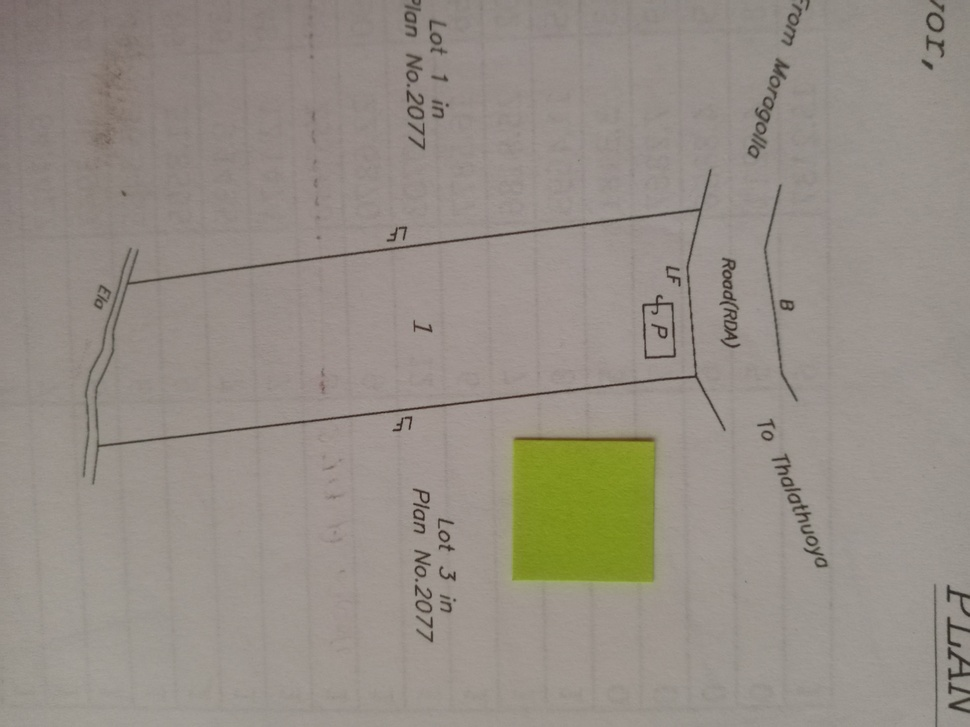
#> input picture images/plan (7).jpg, 970 x 727 px, shrunk from 4160 x 3120 before the run, found by its file name
$ python version4_0.py   (older library calls are emulated)
#> lines starting #> are read from the running program, lines starting #| are printed output that depends on the picture; after the words box and inside, x2 and y2 are one past the last pixel; in counts of white or black regions, pixels touching at a corner belong together; long printed decimals are rounded
import cv2
import numpy as np
import matplotlib.pyplot as plt
import random

# Function to calculate the distance between two points
def distance(pt1, pt2):
    return np.sqrt((pt1[0] - pt2[0])**2 + (pt1[1] - pt2[1])**2)

# First Code: Calculate the area of a single pixel
def calculate_pixel_area(image_path, real_width_mm):
    # Load the image
#> called with real_width_mm = 15
    image = cv2.imread(image_path)
#> image is the input picture: shape (727, 970, 3); mean B, G, R 133.6, 142.5, 149.7

    # Convert image to HSV color space for better color detection
    hsv_image = cv2.cvtColor(image, cv2.COLOR_BGR2HSV)
#> hsv_image: shape (727, 970, 3); mean H, S, V 13.5, 28.6, 150.2

    # Define the range for yellow to green color (HSV range)
    lower_yellow_green = np.array([30, 100, 100])  # Lower bound of yellow-green
    upper_yellow_green = np.array([90, 255, 255])  # Upper bound of yellow-green

    # Create a mask for the square based on color
    mask = cv2.inRange(hsv_image, lower_yellow_green, upper_yellow_green)
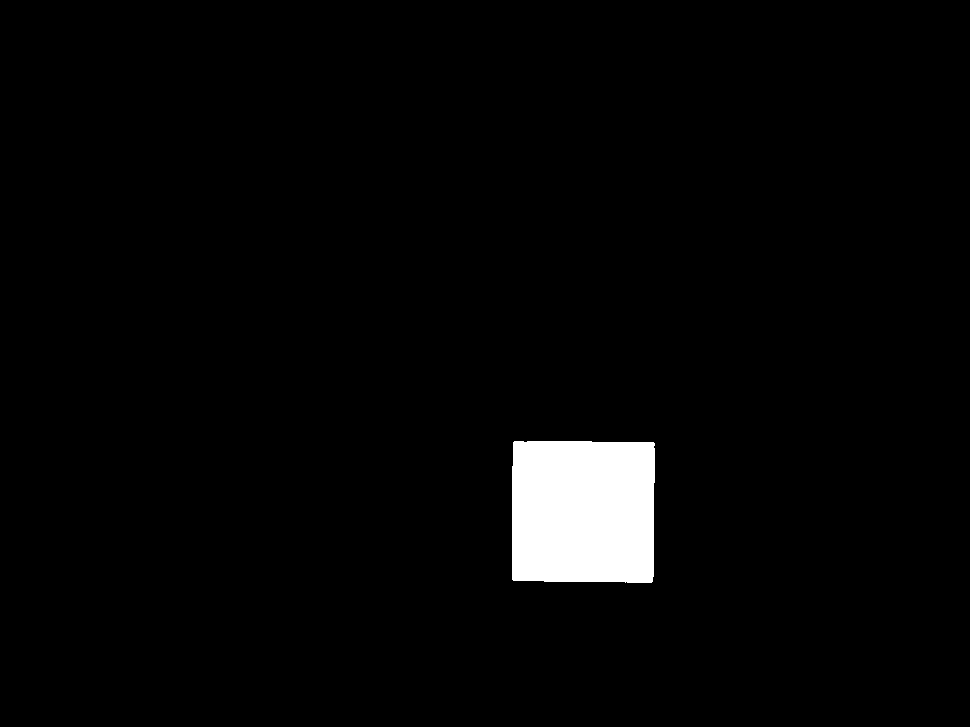
#> mask: shape (727, 970); 2.8% white; 1 white region

    # Find contours of the detected areas
    contours, _ = cv2.findContours(mask, cv2.RETR_TREE, cv2.CHAIN_APPROX_SIMPLE)
#> contours = 1 contour; box (x1, y1, x2, y2) and area: (512, 441, 655, 583) 19678

    for contour in contours:
        approx = cv2.approxPolyDP(contour, 0.02 * cv2.arcLength(contour, True), True)

        if len(approx) == 4:  # Assume a square has 4 sides
            pts = approx.reshape(4, 2)
            side_lengths = [distance(pts[i], pts[(i+1)%4]) for i in range(4)]

            width_pixels = side_lengths[0]
            height_pixels = side_lengths[1]
            pixel_size_mm = real_width_mm / width_pixels  # Size of one pixel in mm

            # Calculate the area of a pixel in square mm
            pixel_area_mm2 = pixel_size_mm ** 2
            pixel_area_um2 = pixel_area_mm2 * 1e6  # Convert to μm²

            return pixel_area_mm2, pixel_area_um2
#> this loop made 1 pass
#> (pts, side_lengths, width_pixels, height_pixels, pixel_size_mm, pixel_area_mm2, pixel_area_um2) on pass 1: ([[514, 441], [512, 579], [651, 582], [654, 443]], [138, 139, 139, 140], 138, 139, 0.109, 0.0118, 11812.3)

# Second Code: Calculate the number of white pixels and total area
def calculate_total_land_area(image_path, pixel_area_mm2):
    # Read the image
    image = cv2.imread(image_path)

    if image is None:
        raise ValueError("Image not found. Check the path and try again.")

    # Convert the image to grayscale
    gray_image = cv2.cvtColor(image, cv2.COLOR_BGR2GRAY)

    # Apply Gaussian blur to reduce noise
    blurred_image = cv2.GaussianBlur(gray_image, (5, 5), 0)

    # Calculate the gradients using the Sobel operator
    grad_x = cv2.Sobel(blurred_image, cv2.CV_64F, 1, 0, ksize=3)
    grad_y = cv2.Sobel(blurred_image, cv2.CV_64F, 0, 1, ksize=3)

    # Compute the magnitude of gradients
    gradient_magnitude = np.sqrt(grad_x**2 + grad_y**2)

    # Normalize the magnitude to the range [0, 255]
    gradient_magnitude = np.uint8(gradient_magnitude)

    # Perform thresholding to obtain binary edges
    _, binary_edges = cv2.threshold(gradient_magnitude, 50, 255, cv2.THRESH_BINARY)

    # Find contours in the edge-detected image
    contours, _ = cv2.findContours(binary_edges.copy(), cv2.RETR_EXTERNAL, cv2.CHAIN_APPROX_SIMPLE)

    # Select the largest contour (assuming it's the land boundary)
    largest_contour = max(contours, key=cv2.contourArea)

    # Create a blank image to draw the contour on
    contour_image = np.zeros_like(gray_image)

    # Draw the land boundary contour on the blank image
    cv2.drawContours(contour_image, [largest_contour], -1, (255), 2)

    # Compute centroid of the contour
    moments = cv2.moments(largest_contour)
    centroid_x = int(moments['m10'] / moments['m00'])
    centroid_y = int(moments['m01'] / moments['m00'])

    # Create a mask for flood fill
    flood_fill_mask = np.zeros((contour_image.shape[0] + 2, contour_image.shape[1] + 2), dtype=np.uint8)

    # Perform a flood fill starting from the centroid to obtain the filled shape
    cv2.floodFill(contour_image, flood_fill_mask, (centroid_x, centroid_y), 255)

    # Morphological opening to clean the filled shape
    kernel = cv2.getStructuringElement(cv2.MORPH_RECT, (35, 35))
    cleaned_shape = cv2.morphologyEx(contour_image, cv2.MORPH_OPEN, kernel)

    # Calculate the number of white pixels (representing the land area)
    num_white_pixels = np.sum(cleaned_shape == 255)
    print('Number of white pixels:', num_white_pixels)

    # Calculate the total land area in mm²
    total_land_area_mm2 = num_white_pixels * pixel_area_mm2
    print('Total land area in square mm:', total_land_area_mm2)

    # Divide the land area into portions based on user input
    num_portions = int(input("To how many portions should the land get divided: "))
    pixels_per_portion = num_white_pixels // num_portions
    print('Number of pixels per portion:', pixels_per_portion)

    # Function to generate random colors
    def generate_random_color():
        return (random.randint(0, 255), random.randint(0, 255), random.randint(0, 255))

    # Generate colors for each portion
    portion_colors = [generate_random_color() for _ in range(num_portions)]

    # Create a copy of the original image to draw the divided land
    divided_image = np.zeros_like(image)

    # Color the land portions
    current_portion = 0
    colored_pixels_count = 0

    for y in range(cleaned_shape.shape[0]):
        for x in range(cleaned_shape.shape[1]):
            if cleaned_shape[y, x] == 255:
                divided_image[y, x] = portion_colors[current_portion]
                colored_pixels_count += 1

                if colored_pixels_count == pixels_per_portion:
                    current_portion += 1
                    colored_pixels_count = 0

                if current_portion == num_portions:
                    break
        if current_portion == num_portions:
            break

    # Find contours for each portion and draw the borders
    portion_borders = np.zeros_like(gray_image)

    for portion_color in portion_colors:
        mask = cv2.inRange(divided_image, portion_color, portion_color)
        contours, _ = cv2.findContours(mask, cv2.RETR_EXTERNAL, cv2.CHAIN_APPROX_SIMPLE)
        cv2.drawContours(portion_borders, contours, -1, 255, 2)

    # Overlay contours and borders on the original image
    original_with_contours = image.copy()
    for portion_color in portion_colors:
        mask = cv2.inRange(divided_image, portion_color, portion_color)
        contours, _ = cv2.findContours(mask, cv2.RETR_EXTERNAL, cv2.CHAIN_APPROX_SIMPLE)
        original_image_divided = cv2.drawContours(original_with_contours, contours, -1, (255, 0, 0), 2)

    # Display the original image, land boundary contour, cleaned shape, divided image, and borders
    plt.figure(figsize=(15, 10))

    plt.subplot(2, 3, 1)
    plt.imshow(image, cmap='gray')
    plt.title('Original Image')
    plt.axis('off')

    plt.subplot(2, 3, 2)
    plt.imshow(contour_image, cmap='gray')
    plt.title('Land Boundary Contour (Sobel)')
    plt.axis('off')

    plt.subplot(2, 3, 3)
    plt.imshow(cleaned_shape, cmap='gray')
    plt.title('Cleaned Shape')
    plt.axis('off')

    plt.subplot(2, 3, 4)
    plt.imshow(divided_image, cmap='gray')
    plt.title('Divided Land Image')
    plt.axis('off')

    plt.subplot(2, 3, 5)
    plt.imshow(original_with_contours, cmap='gray')
    plt.title('Original Image with Borders')
    plt.axis('off')

    plt.show()

# Paths to images and real-world width
image_path = 'D:/UOP/3rd year/Sem 5/CSC3141 - Image Processing Laboratory/SurveyPlanProject/images/plan (7).jpg'
real_width_mm = 15  # Real-world width in mm

# 1. Calculate the pixel area
pixel_area_mm2, pixel_area_um2 = calculate_pixel_area(image_path, real_width_mm)
#> pixel_area_mm2 = 0.0118; pixel_area_um2 = 11812.3

print(f"Pixel area: {pixel_area_mm2:.6f} mm²")
#| Pixel area: 0.01181 mm²
print(f"Pixel area: {pixel_area_um2:.2f} μm²")
#| Pixel area: 11812.26 μm²

# 2. Calculate the total land area using the number of white pixels
calculate_total_land_area(image_path, pixel_area_mm2)
#> in calculate_total_land_area, `grad_y = cv2.Sobel(blurred_image, cv2.CV_64F, 0, 1, ksize=3)`:
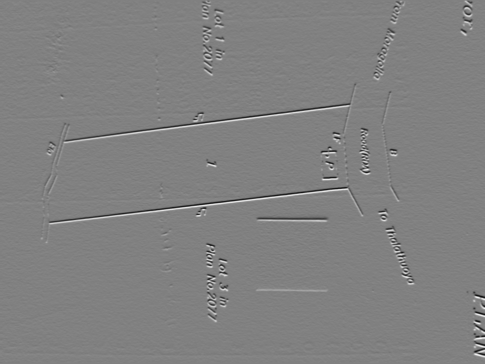
#> grad_y: shape (727, 970) float64 (shown at 1/2 size); min -230, max 225, mean 0.2; drawn with min black and max white
#> in calculate_total_land_area, `contours, _ = cv2.findContours(binary_edges.copy(), cv2.RETR_EXTERNAL,..`: contours = 49 contours, 15 with area under 20; largest, box (x1, y1, x2, y2) and area: (90, 167, 728, 486) 100405, (770, 452, 830, 570) 1748, (746, 56, 791, 160) 1487, (945, 615, 970, 715) 1372, (718, 256, 742, 350) 1352
#> in calculate_total_land_area, `largest_contour = max(contours, key=cv2.contourArea)`: largest_contour = contour of 609 points, box (x1, y1, x2, y2) (90, 167, 728, 486), area 100405
#> in calculate_total_land_area, `moments = cv2.moments(largest_contour)`: moments = moments, m00 100405, centre m10/m00, m01/m00 = (402.4, 329.3)
#> in calculate_total_land_area, `centroid_x = int(moments['m10'] / moments['m00'])`: centroid_x = 402
#> in calculate_total_land_area, `centroid_y = int(moments['m01'] / moments['m00'])`: centroid_y = 329
#> in calculate_total_land_area, `cleaned_shape = cv2.morphologyEx(contour_image, cv2.MORPH_OPEN, kernel)`:
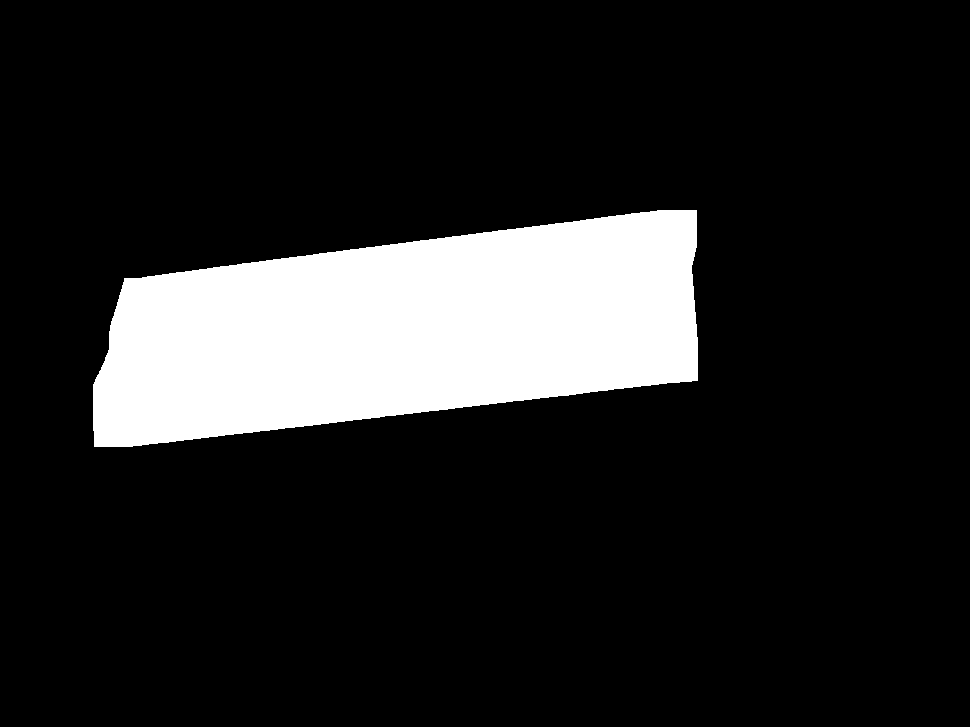
#> cleaned_shape: shape (727, 970); 14.4% white; 1 white region, box (x1, y1, x2, y2) and area: (93, 210, 698, 447) 101544
#> in calculate_total_land_area, `num_white_pixels = np.sum(cleaned_shape == 255)`: num_white_pixels = 101544
#| Number of white pixels: 101544
#> in calculate_total_land_area, `total_land_area_mm2 = num_white_pixels * pixel_area_mm2`: total_land_area_mm2 = 1199.5
#| Total land area in square mm: 1199.465
#> the answer given: 3
#> in calculate_total_land_area, `pixels_per_portion = num_white_pixels // num_portions`: pixels_per_portion = 33848
#| Number of pixels per portion: 33848
#> in calculate_total_land_area, `portion_colors = [generate_random_color() for _ in range(num_portions)]`: portion_colors = [(197, 215, 20), (132, 248, 207), (155, 244, 183)]
#> after the loop in calculate_total_land_area, `for y in range(cleaned_shape.shape[0]):`:
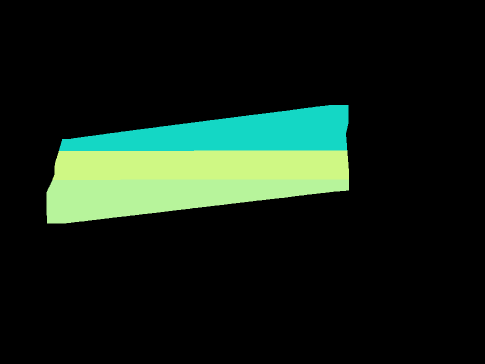
#> divided_image: shape (727, 970, 3) (shown at 1/2 size); mean of channels 0, 1, 2 23.2, 33.9, 19.7; drawn as B, G, R
#> after the loop in calculate_total_land_area, `for y in range(cleaned_shape.shape[0]):`: colored_pixels_count = 0; current_portion = 3
#> the loop in calculate_total_land_area, `for portion_color in portion_colors:` made 3 passes
#> after the loop in calculate_total_land_area, `for portion_color in portion_colors:`:
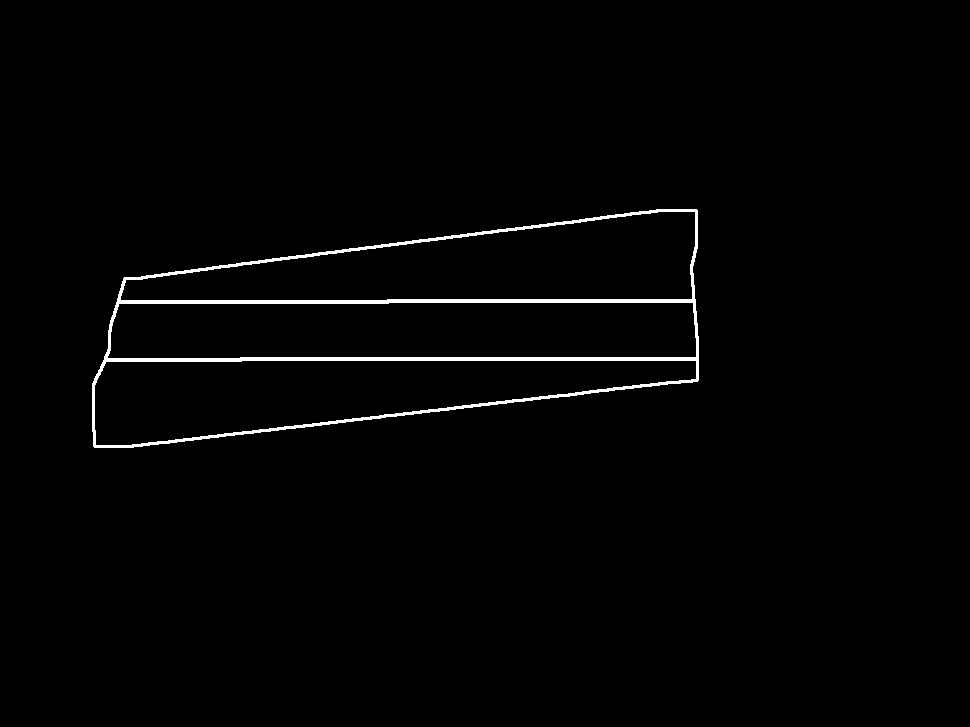
#> portion_borders: shape (727, 970); 1.4% white; 1 white region, box (x1, y1, x2, y2) and area: (92, 209, 699, 448) 9539
#> the loop in calculate_total_land_area, `for portion_color in portion_colors:` made 3 passes
#> pass 3, in calculate_total_land_area, `original_image_divided = cv2.drawContours(original_with_contours, cont..`:
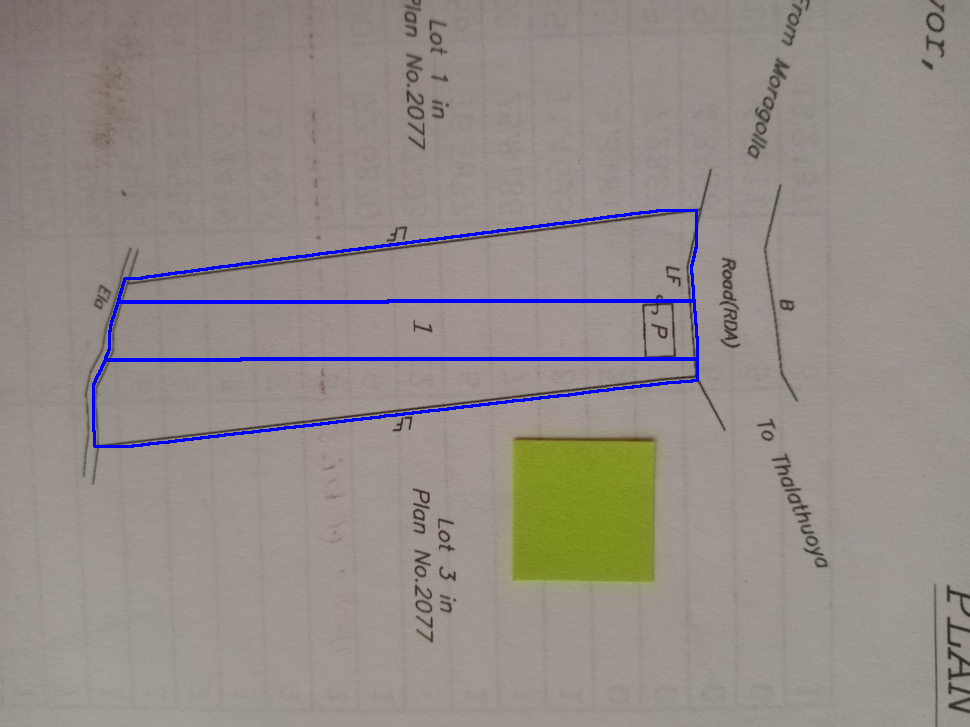
#> original_image_divided: shape (727, 970, 3); mean B, G, R 135.2, 140.5, 147.7
